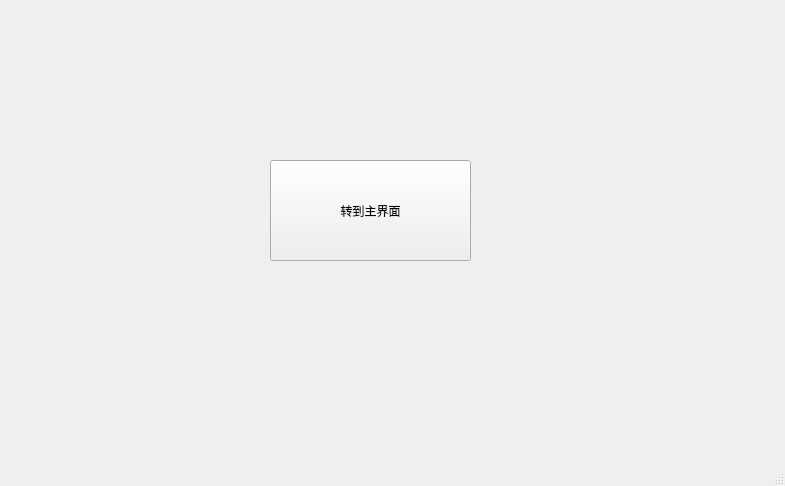
<?xml version="1.0" encoding="UTF-8"?>
<ui version="4.0">
 <class>MainWindow</class>
 <widget class="QMainWindow" name="MainWindow">
  <property name="geometry">
   <rect>
    <x>0</x>
    <y>0</y>
    <width>785</width>
    <height>486</height>
   </rect>
  </property>
  <property name="windowTitle">
   <string>子窗体</string>
  </property>
  <widget class="QWidget" name="centralwidget">
   <widget class="QPushButton" name="pushButton">
    <property name="geometry">
     <rect>
      <x>270</x>
      <y>160</y>
      <width>201</width>
      <height>101</height>
     </rect>
    </property>
    <property name="text">
     <string>转到主界面</string>
    </property>
   </widget>
  </widget>
  <widget class="QMenuBar" name="menubar">
   <property name="geometry">
    <rect>
     <x>0</x>
     <y>0</y>
     <width>785</width>
     <height>26</height>
    </rect>
   </property>
  </widget>
  <widget class="QStatusBar" name="statusbar"/>
 </widget>
 <resources/>
 <connections/>
</ui>
